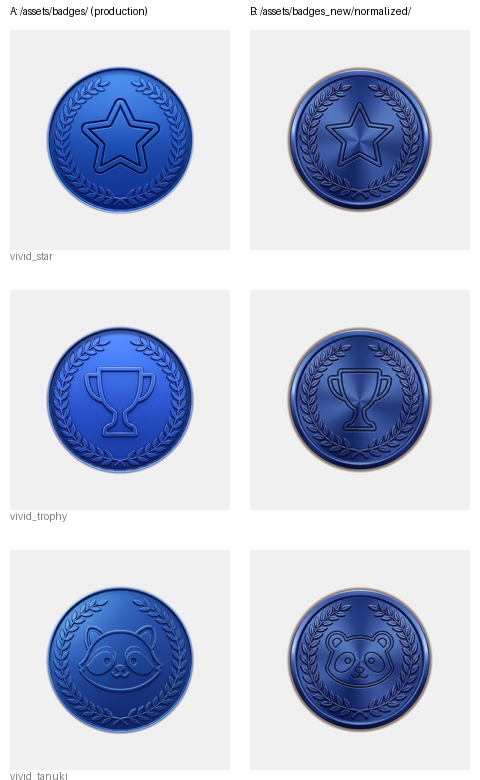

Write Python code to recreate this figure.
from PIL import Image, ImageDraw

items = ['vivid_star', 'vivid_trophy', 'vivid_tanuki']
cell = 220
canvas = Image.new('RGB', (cell*2+40, cell*3+120), 'white')
draw = ImageDraw.Draw(canvas)
draw.text((10,5), "A: /assets/badges/ (production)", fill='black')
draw.text((cell+30,5), "B: /assets/badges_new/normalized/", fill='black')

y = 30
for name in items:
    a = Image.open(f'/home/user/flutter_app/assets/badges/{name}.png').convert('RGBA').resize((cell-20,cell-20))
    b = Image.open(f'/home/user/flutter_app/assets/badges_new/normalized/{name}.png').convert('RGBA').resize((cell-20,cell-20))
    bg_a = Image.new('RGBA', (cell,cell), (240,240,240,255))
    bg_a.paste(a, (10,10), a)
    bg_b = Image.new('RGBA', (cell,cell), (240,240,240,255))
    bg_b.paste(b, (10,10), b)
    canvas.paste(bg_a.convert('RGB'), (10, y))
    canvas.paste(bg_b.convert('RGB'), (cell+30, y))
    draw.text((10, y+cell), name, fill='gray')
    y += cell + 40

canvas.save('compare_two_sources.png')
print("saved")
